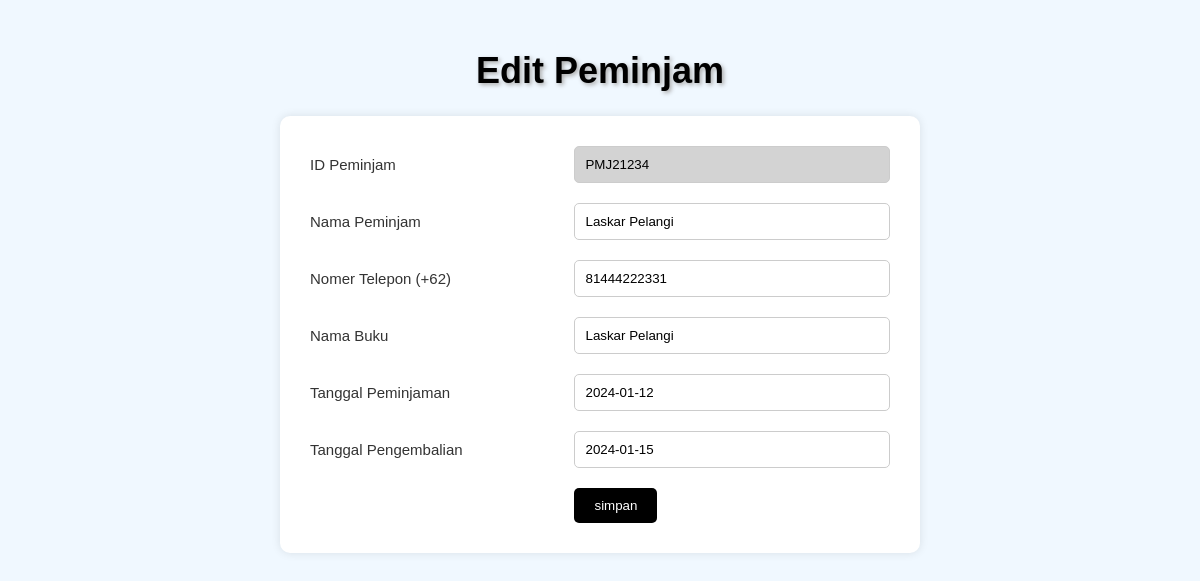
Screenshot of /index.php/pinjam/edit/PMJ21234 with the database file from the repository.
### tables this page shows
CREATE TABLE `peminjaman` (
  `id_peminjam` varchar(8) NOT NULL,
  `nama_peminjam` varchar(100) NOT NULL,
  `no_telp` bigint(11) NOT NULL,
  `nama_buku` varchar(100) NOT NULL,
  `tgl_pinjam` date NOT NULL,
  `tgl_kembali` date NOT NULL
);

### application/controllers/Pinjam.php (called while the page is built, shortened)
<?php
class Pinjam extends CI_Controller
{
    public function __construct(){
        $this->load->helper("url");
        $this->load->model("m_pinjam");
        $this->load->library('session');
        $this->load->library('form_validation');
        $this->load->library('pagination');
        $this->load->library('tanggal');
    }
    function edit($id) {
        $data['user'] = $this->m_pinjam->getById($id);
        $this->load->view('v_editpinjam', $data);
    }
}
?>

### index.php (called while the page is built, shortened)
<?php
require_once BASEPATH.'core/CodeIgniter.php';

### application/models/M_pinjam.php (called while the page is built, shortened)
<?php
class M_Pinjam extends CI_Model {
    function getById($id) {
        $query = $this->db->get_where('peminjaman', array('id_peminjam' => $id));
        if ($query->num_rows() > 0) {
            return $query->row();
        } else {
            return NULL;
        }
    }
}

### application/views/v_editpinjam.php (the view, shortened to what this page needs)
<!DOCTYPE html>
<html lang="en">
<head>
    <link rel="stylesheet" type="text/css" href="<?php echo base_url() ?>assets/css/style.css" />
</head>
<body>
    <center>
        <h1>Edit Peminjam
        </h1>
    </center>
    <form action="<?php echo base_url(). 'pinjam/update'; ?>" method="post">
        <table id="inputbuku">
            <tr>
                <td>ID Peminjam</td>
                <td><input type="text" name="id_peminjam" value="<?php echo $user->id_peminjam ?>" readonly style="background-color: #d3d3d3;">
                </td>
            </tr>
            <tr>
                <td>Nama Peminjam</td>
                <td><input type="text" name="nama_buku" value="<?php echo $user->nama_buku ?>"></td>
            </tr>
            <tr>
                <td>Nomer Telepon (+62)</td>
                <td><input type="text" name="no_telp" value="<?php echo $user->no_telp ?>"></td>
            </tr>
            <tr>
                <td>Nama Buku</td>
                <td><input type="text" name="nama_buku" value="<?php echo $user->nama_buku ?>"></td>
            </tr>
            <tr>
                <td>Tanggal Peminjaman</td>
                <td><input type="text" name="tgl_pinjam" value="<?php echo $user->tgl_pinjam ?>"></td>
            </tr>
            <tr>
                <td>Tanggal Pengembalian</td>
                <td><input type="text" name="tgl_kembali" value="<?php echo $user->tgl_kembali ?>"></td>
            </tr>
            <tr>
                <td></td>
                <td><input type="submit" value="simpan"></td>
            </tr>
        </table>
    </form>
</body>
</html>

### assets/css/style.css (style rules this page uses)
body { background-color: #eee; color: #333; font-family: sans-serif; font-size: 15px; }
body { font-family: 'Arial', sans-serif; background-color: #f0f8ff; margin: 0; padding: 0; }
center h1 { color: #000000; text-shadow: 2px 2px 4px #aaa; margin-top: 50px; font-size: 36px; }
form { max-width: 600px; margin: 20px auto; background: #ffffff; padding: 20px; border-radius: 10px; box-shadow: 0 0 10px rgba(0, 0, 0, 0.1); }
table#inputbuku { width: 100%; border-collapse: collapse; }
table#inputbuku td { padding: 10px; vertical-align: middle; }
table#inputbuku input[type="text"] { width: 100%; padding: 10px; border: 1px solid #ccc; border-radius: 5px; box-sizing: border-box; }
table#inputbuku input[type="submit"] { background-color: #000000; color: white; border: none; padding: 10px 20px; border-radius: 5px; cursor: pointer; transition: background-color 0.3s ease; }

### rows the page displays
peminjaman: id_peminjam "PMJ21234", nama_buku "Laskar Pelangi", no_telp "81444222331", tgl_pinjam "2024-01-12", tgl_kembali "2024-01-15"
